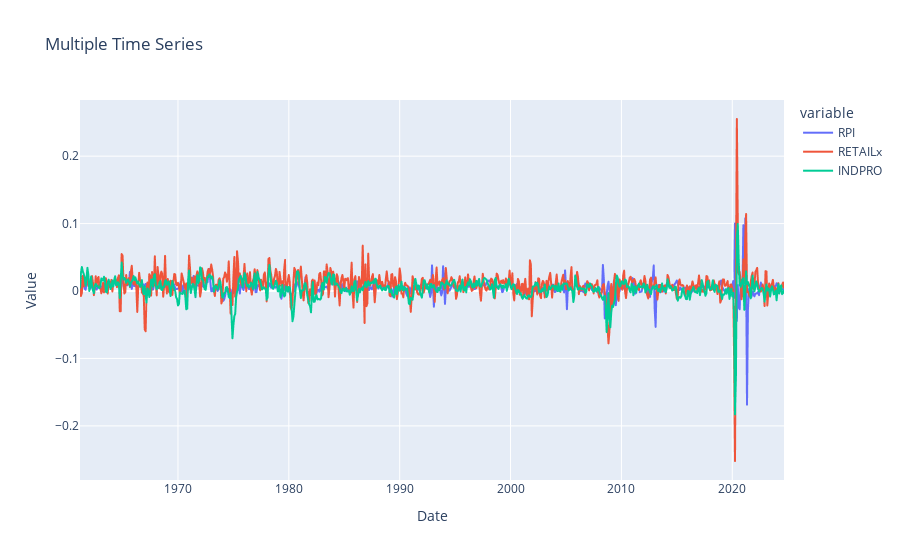

The notebook cell this image was saved under:
### Code cell
# Selecting columns to plot
cols_to_plot = ['Date', 'RPI', 'RETAILx', 'INDPRO']
df_to_plot = final_features_df[cols_to_plot]

# Plot multiple time series
fig = px.line(df_to_plot, x='Date', y=cols_to_plot[1:], title='Multiple Time Series')
fig.update_xaxes(title='Date')
fig.update_yaxes(title='Value')
fig.show()

### Figure 1 — Plotly figure (JSON) as saved in the notebook; plotly's stock layout.template omitted (floating-point values rounded to 4 significant figures; data arrays with more than 128 entries replaced by an {"elided": "..."} marker saying what was removed)
{"data": [{"hovertemplate": "variable=RPI<br>Date=%{x}<br>value=%{y}<extra></extra>", "legendgroup": "RPI", "line": {"color": "#636efa", "dash": "solid"}, "marker": {"symbol": "circle"}, "mode": "lines", "name": "RPI", "showlegend": true, "type": "scattergl", "x": {"elided": "763 str values"}, "xaxis": "x", "y": {"elided": "763 float values"}, "yaxis": "y"}, {"hovertemplate": "variable=RETAILx<br>Date=%{x}<br>value=%{y}<extra></extra>", "legendgroup": "RETAILx", "line": {"color": "#EF553B", "dash": "solid"}, "marker": {"symbol": "circle"}, "mode": "lines", "name": "RETAILx", "showlegend": true, "type": "scattergl", "x": {"elided": "763 str values"}, "xaxis": "x", "y": {"elided": "763 float values"}, "yaxis": "y"}, {"hovertemplate": "variable=INDPRO<br>Date=%{x}<br>value=%{y}<extra></extra>", "legendgroup": "INDPRO", "line": {"color": "#00cc96", "dash": "solid"}, "marker": {"symbol": "circle"}, "mode": "lines", "name": "INDPRO", "showlegend": true, "type": "scattergl", "x": {"elided": "763 str values"}, "xaxis": "x", "y": {"elided": "763 float values"}, "yaxis": "y"}], "layout": {"autosize": true, "legend": {"title": {"text": "variable"}, "tracegroupgap": 0}, "title": {"text": "Multiple Time Series"}, "xaxis": {"anchor": "y", "autorange": true, "domain": [0, 1], "range": ["1961-03-01", "2024-09-01"], "title": {"text": "Date"}, "type": "date"}, "yaxis": {"anchor": "x", "autorange": true, "domain": [0, 1], "range": [-0.2803, 0.2833], "title": {"text": "Value"}, "type": "linear"}}}
